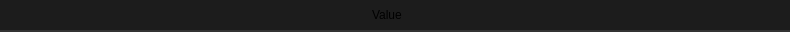
<?xml version="1.0" encoding="UTF-8"?>
<ui version="4.0">
 <class>Widget</class>
 <widget class="QWidget" name="Widget">
  <property name="geometry">
   <rect>
    <x>0</x>
    <y>0</y>
    <width>790</width>
    <height>32</height>
   </rect>
  </property>
  <property name="minimumSize">
   <size>
    <width>0</width>
    <height>0</height>
   </size>
  </property>
  <property name="maximumSize">
   <size>
    <width>16777215</width>
    <height>32</height>
   </size>
  </property>
  <property name="windowTitle">
   <string>Form</string>
  </property>
  <property name="styleSheet">
   <string notr="true">.QWidget {
    font: 580 10pt &quot;Segoe UI&quot;;
    border: 2px solid black;
    border-radius: 0px;
    border-left: 0px;
    border-right: 0px;
	border-top: 0px;
    border-color: rgba(50, 50, 50, 255);
    padding: 8px;
    padding-left: 6px;
    padding-right: 6px;
    color: #E3E3E3;
    background-color: #1C1C1C;
}

.QWidget::hover {
}
.QWidget::selected {
    background-color: #414956;
}</string>
  </property>
  <layout class="QVBoxLayout" name="verticalLayout">
   <property name="spacing">
    <number>0</number>
   </property>
   <property name="leftMargin">
    <number>0</number>
   </property>
   <property name="topMargin">
    <number>0</number>
   </property>
   <property name="rightMargin">
    <number>0</number>
   </property>
   <property name="bottomMargin">
    <number>0</number>
   </property>
   <item>
    <widget class="QFrame" name="frame">
     <property name="maximumSize">
      <size>
       <width>16777215</width>
       <height>32</height>
      </size>
     </property>
     <property name="styleSheet">
      <string notr="true">.QFrame {
    font: 580 10pt &quot;Segoe UI&quot;;
    border: 2px solid black;
    border-radius: 0px;
    border-left: 0px;
    border-right: 0px;
	border-top: 0px;
    border-color: rgba(50, 50, 50, 255);
    color: #E3E3E3;
    background-color: #1C1C1C;
}

.QFrame::hover {
}
.QFrame::selected {
    background-color: #414956;
}</string>
     </property>
     <property name="frameShape">
      <enum>QFrame::StyledPanel</enum>
     </property>
     <property name="frameShadow">
      <enum>QFrame::Raised</enum>
     </property>
     <property name="lineWidth">
      <number>0</number>
     </property>
     <layout class="QHBoxLayout" name="horizontalLayout_2">
      <property name="spacing">
       <number>16</number>
      </property>
      <property name="leftMargin">
       <number>0</number>
      </property>
      <property name="topMargin">
       <number>0</number>
      </property>
      <property name="rightMargin">
       <number>0</number>
      </property>
      <property name="bottomMargin">
       <number>0</number>
      </property>
      <item>
       <layout class="QHBoxLayout" name="layout">
        <property name="sizeConstraint">
         <enum>QLayout::SetFixedSize</enum>
        </property>
        <item>
         <widget class="QLabel" name="value_label">
          <property name="sizePolicy">
           <sizepolicy hsizetype="Fixed" vsizetype="Preferred">
            <horstretch>0</horstretch>
            <verstretch>0</verstretch>
           </sizepolicy>
          </property>
          <property name="styleSheet">
           <string notr="true">border:0px;
background-color: rgba(255, 255, 255, 0);
font: 8pt &quot;Segoe UI&quot;;
padding-right: 16px;

</string>
          </property>
          <property name="text">
           <string>Value</string>
          </property>
         </widget>
        </item>
       </layout>
      </item>
     </layout>
    </widget>
   </item>
  </layout>
 </widget>
 <resources/>
 <connections/>
</ui>
